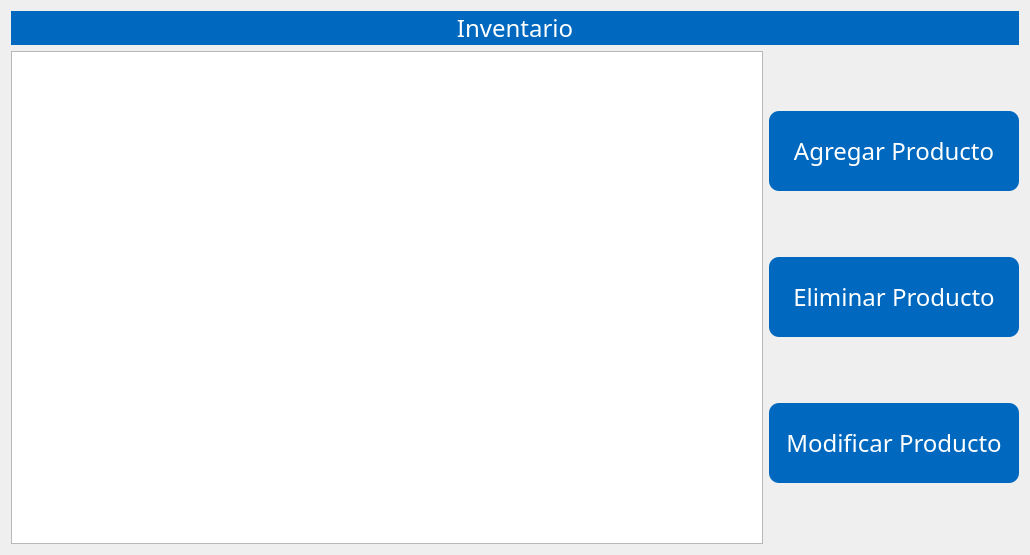
<?xml version="1.0" encoding="UTF-8"?>
<ui version="4.0">
 <class>VentanaInventario</class>
 <widget class="QWidget" name="VentanaInventario">
  <property name="geometry">
   <rect>
    <x>0</x>
    <y>0</y>
    <width>1030</width>
    <height>555</height>
   </rect>
  </property>
  <property name="windowTitle">
   <string>Form</string>
  </property>
  <property name="styleSheet">
   <string notr="true">*{
	font-family:century gothic;
	font-size:24px;
}

QPushButton{
	background:#0069BF;
	border-radius:10px;
	color:white;
}

QPushButton:hover{
	background:#008EFF;
}

QLineEdit{
	border-radius:14px;
}

QHeaderView::section {
    background-color: #1869A9;
	color: white;
    padding: 4px;
    font-size: 14pt;
    border-style: none;
    border-bottom: 1px solid #16618B;
    border-right: 1px solid #fffff8;
}

QDialog{
	background:white;
}</string>
  </property>
  <layout class="QGridLayout" name="gridLayout">
   <item row="1" column="1">
    <layout class="QVBoxLayout" name="verticalLayout">
     <item>
      <widget class="QPushButton" name="btnAgregarProducto">
       <property name="sizePolicy">
        <sizepolicy hsizetype="Preferred" vsizetype="Preferred">
         <horstretch>0</horstretch>
         <verstretch>0</verstretch>
        </sizepolicy>
       </property>
       <property name="minimumSize">
        <size>
         <width>250</width>
         <height>0</height>
        </size>
       </property>
       <property name="maximumSize">
        <size>
         <width>16777215</width>
         <height>80</height>
        </size>
       </property>
       <property name="cursor">
        <cursorShape>PointingHandCursor</cursorShape>
       </property>
       <property name="text">
        <string>Agregar Producto</string>
       </property>
      </widget>
     </item>
     <item>
      <widget class="QPushButton" name="btnEliminarProducto">
       <property name="sizePolicy">
        <sizepolicy hsizetype="Preferred" vsizetype="Preferred">
         <horstretch>0</horstretch>
         <verstretch>0</verstretch>
        </sizepolicy>
       </property>
       <property name="minimumSize">
        <size>
         <width>250</width>
         <height>0</height>
        </size>
       </property>
       <property name="maximumSize">
        <size>
         <width>16777215</width>
         <height>80</height>
        </size>
       </property>
       <property name="cursor">
        <cursorShape>PointingHandCursor</cursorShape>
       </property>
       <property name="text">
        <string>Eliminar Producto</string>
       </property>
      </widget>
     </item>
     <item>
      <widget class="QPushButton" name="btnModificarProducto">
       <property name="sizePolicy">
        <sizepolicy hsizetype="Preferred" vsizetype="Preferred">
         <horstretch>0</horstretch>
         <verstretch>0</verstretch>
        </sizepolicy>
       </property>
       <property name="minimumSize">
        <size>
         <width>250</width>
         <height>0</height>
        </size>
       </property>
       <property name="maximumSize">
        <size>
         <width>16777215</width>
         <height>80</height>
        </size>
       </property>
       <property name="cursor">
        <cursorShape>PointingHandCursor</cursorShape>
       </property>
       <property name="text">
        <string>Modificar Producto</string>
       </property>
      </widget>
     </item>
    </layout>
   </item>
   <item row="1" column="0">
    <widget class="QTableView" name="tablaInventario"/>
   </item>
   <item row="0" column="0" colspan="2">
    <widget class="QLabel" name="label">
     <property name="styleSheet">
      <string notr="true">background:#0069BF;
color: white;
</string>
     </property>
     <property name="text">
      <string>Inventario</string>
     </property>
     <property name="alignment">
      <set>Qt::AlignCenter</set>
     </property>
    </widget>
   </item>
  </layout>
 </widget>
 <resources/>
 <connections/>
</ui>
